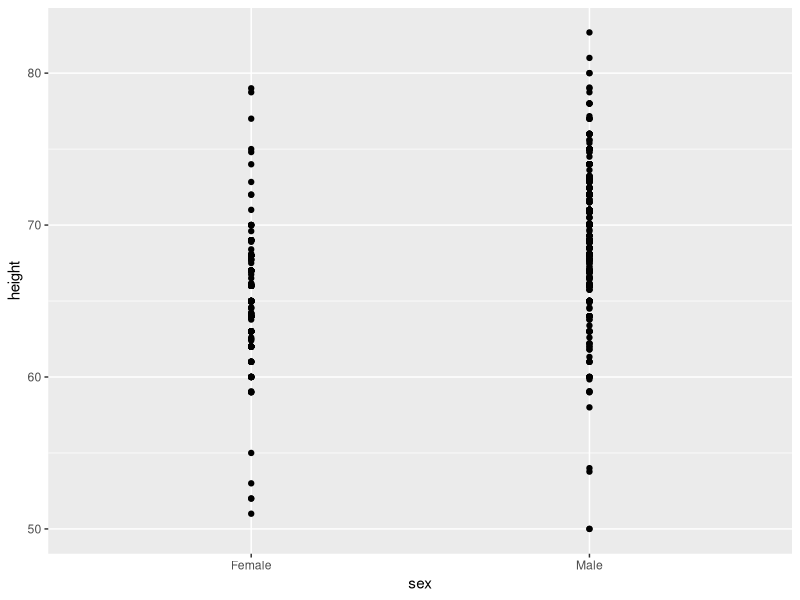
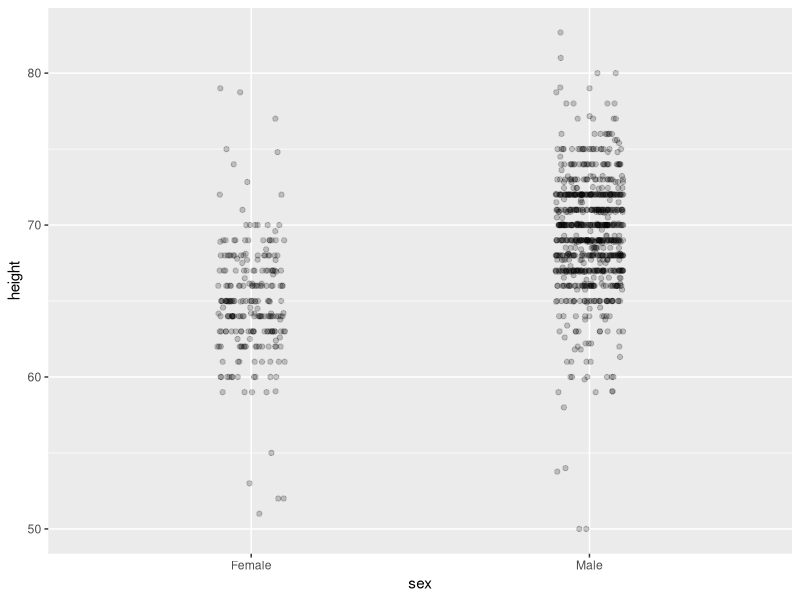
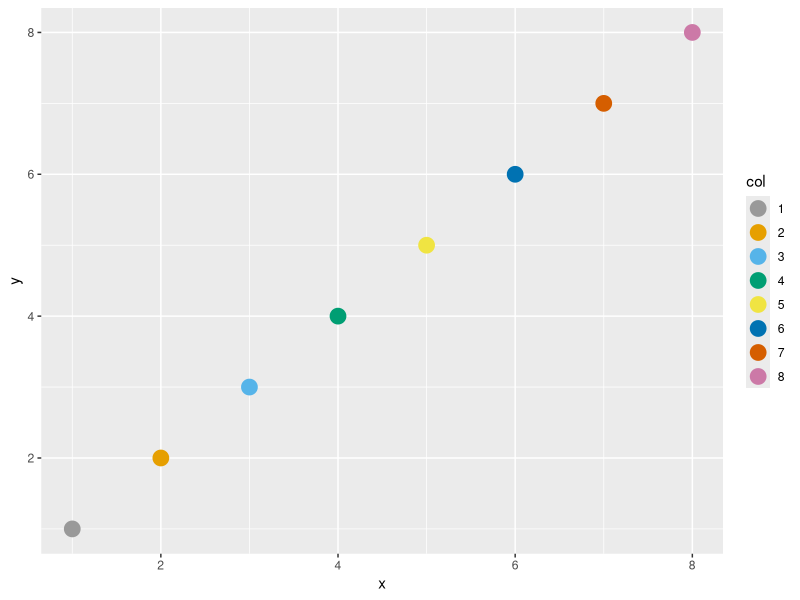

Write the R code that produced these figures, in order. (Note: this script raises an error after producing the figures.)
library(dslabs)
library(tidyverse)

# Show the Data

# dot plot showing the data
heights %>% ggplot(aes(sex, height)) + geom_point()

# jittered, alpha blended point plot
heights %>% ggplot(aes(sex, height)) + geom_jitter(width = 0.1, alpha = 0.2)

#===============================================================================
# Ease Comparisons: Compared Visual Cues Should Be Adjacent

color_blind_friendly_cols <- c("#999999", "#E69F00", "#56B4E9", "#009E73", "#F0E442", "#0072B2", "#D55E00", "#CC79A7")

p1 <- data.frame(x = 1:8, y = 1:8, col = as.character(1:8)) %>%
  ggplot(aes(x, y, color = col)) +
  geom_point(size = 5)
p1 + scale_color_manual(values = color_blind_friendly_cols)
Annotate
